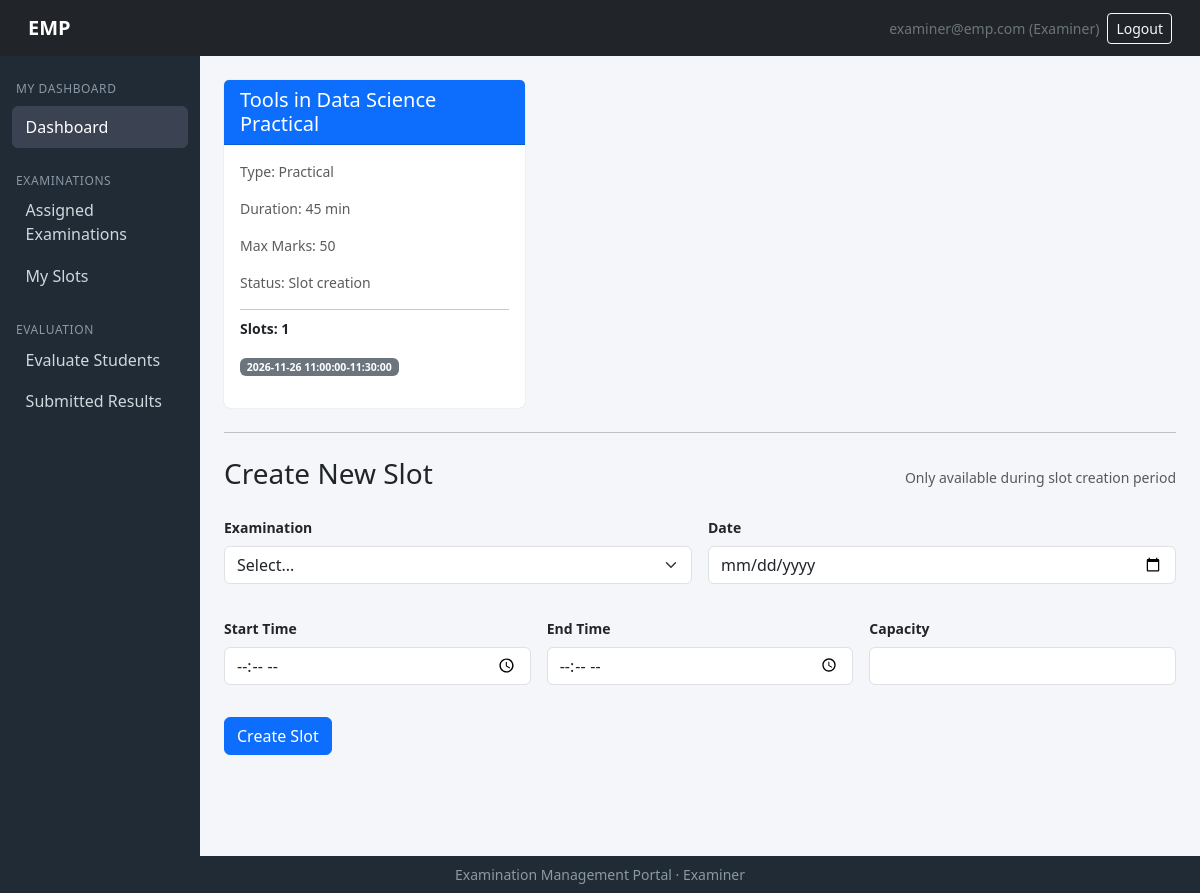
Before: /examiner/dashboard (signed in) with the older database file.
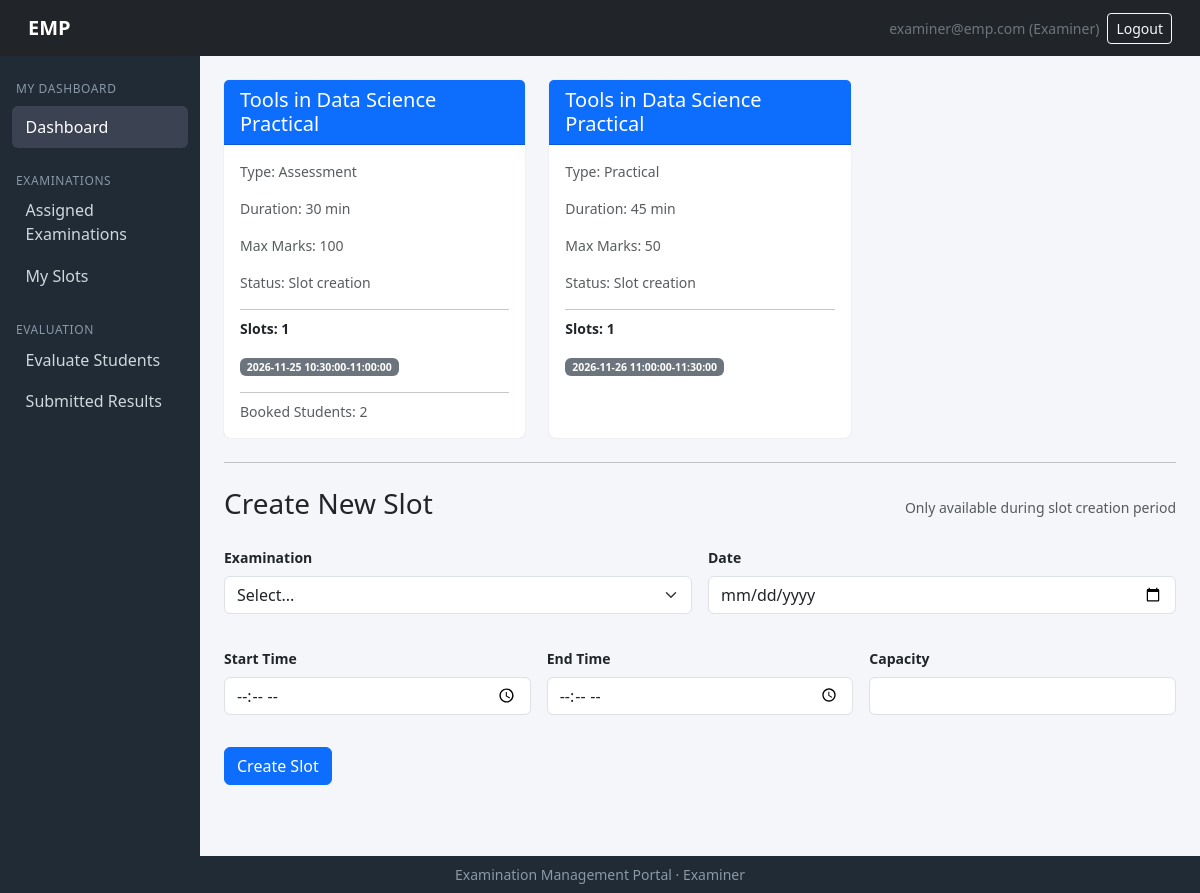
After: the same page with the newer database file.
### models/models.py (models this page shows)
class Examination(db.Model):
    __tablename__ = "examinations"
    id   = db.Column(db.Integer, primary_key=True)
    course_id = db.Column(db.Integer, db.ForeignKey("courses.id"), nullable=False)
    name     = db.Column(db.String(150), nullable=False)
    exam_type= db.Column(db.String(30), nullable=False)   # Viva|Practical|Project Demo|Assessment
    duration = db.Column(db.Integer, nullable=False)       # in minutes ig?
    max_marks = db.Column(db.Integer, nullable=False)
    slot_creation_start = db.Column(db.DateTime)
    slot_creation_end=db.Column(db.DateTime)
    slot_booking_start  = db.Column(db.DateTime)
    slot_booking_end  = db.Column(db.DateTime)
    status = db.Column(db.String(20), default="draft")  # draft|slot_creation|booking_open|closed|completed perhaps
    rubrics = db.relationship("Rubric", backref="exam")
    slots  = db.relationship("ExaminationSlot", backref="exam")

class ExaminationSlot(db.Model):
    __tablename__ = "examination_slots"
    id  = db.Column(db.Integer, primary_key=True)
    exam_id  = db.Column(db.Integer, db.ForeignKey("examinations.id"), nullable=False)
    examiner_id=db.Column(db.Integer, db.ForeignKey("examiners.id"), nullable=False)
    date = db.Column(db.Date, nullable=False)
    start_time= db.Column(db.Time, nullable=False)
    end_time       = db.Column(db.Time, nullable=False)
    max_capacity   = db.Column(db.Integer, nullable=False)
    available_seats = db.Column(db.Integer, nullable=False)
    status         = db.Column(db.String(20), default="available")  # available|full|cancelled|completed
    bookings  = db.relationship("Booking", backref="slot")

### routes/examiner_routes.py (the view)
@examiner_bp.route('/dashboard')
@login_required
def dashboard():
    if current_user.role != 'examiner':
        flash('Access denied.', 'danger')
        return redirect(url_for('auth.login'))
    examiner = get_examiner_or_abort()
    if not examiner:
        flash('Examiner profile not found.', 'danger')
        return redirect(url_for('auth.login'))
    exams = []
    can_create_slots = False
    for slot in examiner.slots:
        exam = slot.exam
        if exam.status == 'slot_creation':
            can_create_slots = True
    seen = set()
    for slot in examiner.slots:
        exam = slot.exam
        if exam.id in seen:
            continue
        seen.add(exam.id)
        slots_data = []
        for s in exam.slots:
            if s.examiner_id == examiner.id:
                slots_data.append({
                    'id': s.id,
                    'date': s.date,
                    'start_time': s.start_time,
                    'end_time': s.end_time,
                    'capacity': s.max_capacity,
                    'booked': s.max_capacity - s.available_seats,
                    'status': s.status.capitalize(),
                })
        bookings_data = []
        for s in exam.slots:
            if s.examiner_id == examiner.id:
                for b in s.bookings:
                    if b.status == 'booked':
                        bookings_data.append({'id': b.id})
        exams.append({
            'id': exam.id,
            'name': exam.name,
            'type': exam.exam_type,
            'duration': exam.duration,
            'max_marks': exam.max_marks,
            'status': exam.status.replace('_', ' ').capitalize(),
            'slots': slots_data,
            'bookings': bookings_data,
        })
    all_examiner_exam_ids = {slot.exam_id for slot in examiner.slots}
    for eid in all_examiner_exam_ids:
        exam = Examination.query.get(eid)
        if exam and exam.status == 'slot_creation':
            can_create_slots = True
            break
    exams_options = []
    for eid in all_examiner_exam_ids:
        exam = Examination.query.get(eid)
        if exam and exam.status == 'slot_creation':
            exams_options.append({'value': exam.id, 'label': exam.name})
    return render_template('examiner/dashboard.html',
        exams=exams,
        can_create_slots=can_create_slots,
        exams_options=exams_options,
        examiner=examiner,
    )

### app.py (called while the page is built)
@login_manager.user_loader
def load_user(user_id):
    return User.query.get(int(user_id))

### routes/examiner_routes.py (called while the page is built)
def get_examiner_or_abort():
    examiner = Examiner.query.filter_by(user_id=current_user.id).first()
    return examiner

### templates/examiner/dashboard.html (shortened to what this page needs)
{% extends "examiner/base_examiner.html" %}
{% import "admin/_macros.html" as macros %}
{% import "admin/_status.html" as status %}
{% block content %}
{% if not exams %}
    <div class="alert alert-info mt-4">
        You have no assigned examinations at this time.
    </div>
{% else %}
    <div class="row g-4">
        {% for exam in exams %}
            <div class="col-md-4">
                <div class="card h-100">
                    <div class="card-header bg-primary text-white">
                        <h5 class="mb-0">{{ exam.name }}</h5>
                    </div>
                    <div class="card-body">
                        <p class="card-text small text-muted">Type: {{ exam.type }}</p>
                        <p class="card-text small text-muted">Duration: {{ exam.duration }} min</p>
                        <p class="card-text small text-muted">Max Marks: {{ exam.max_marks }}</p>
                        <p class="card-text small text-muted">Status: {{ exam.status }}</p>
                        {% if exam.slots %}
                            <hr class="my-2">
                            <p class="card-text small fw-semibold">Slots: {{ exam.slots|length }}</p>
                            <ul class="list-unstyled small">
                                {% for slot in exam.slots %}
                                    <li>
                                        <span class="badge bg-secondary">{{ slot.date }} {{ slot.start_time }}-{{ slot.end_time }}</span>
                                    </li>
                                {% endfor %}
                            </ul>
                        {% endif %}
                        {% if exam.bookings|length > 0 %}
                            <hr class="my-2">
                            <p class="card-text small text-muted">Booked Students: {{ exam.bookings|length }}</p>
                        {% endif %}
                    </div>
                </div>
            </div>
        {% endfor %}
    </div>
{% endif %}
{% if can_create_slots %}
    <hr class="my-4">
    <div class="d-flex justify-content-between align-items-center mb-3">
        <h3>Create New Slot</h3>
        <small class="text-muted">Only available during slot creation period</small>
    </div>
    <form method="POST" action="{{ url_for('examiner.slot_create') }}">
        <div class="row g-3">
            <div class="col-md-6">
                {{ macros.select_row('Examination', 'exam_id', '', exams_options, true) }}
            </div>
            <div class="col-md-6">
                {{ macros.form_row('Date', 'date', '', type='date', required=true) }}
            </div>
            <div class="col-md-4">
                {{ macros.form_row('Start Time', 'start_time', '', type='time', required=true) }}
            </div>
            <div class="col-md-4">
                {{ macros.form_row('End Time', 'end_time', '', type='time', required=true) }}
            </div>
            <div class="col-md-4">
                {{ macros.form_row('Capacity', 'capacity', '', type='number', min=1, required=true) }}
            </div>
        </div>
        <div class="mt-3">
            <button type="submit" class="btn btn-primary">Create Slot</button>
        </div>
    </form>
{% endif %}
{% endblock %}

Changed rows visible on the page:
now on this page (row unchanged): Examination: name "Tools in Data Science Practical", type "Assessment", duration "30", max_marks "100", status "Slot creation", slots|length "1", bookings|length "2"
now on this page (row edited): ExaminationSlot: date "2026-11-25", start_time "10:30:00", end_time "11:00:00"
